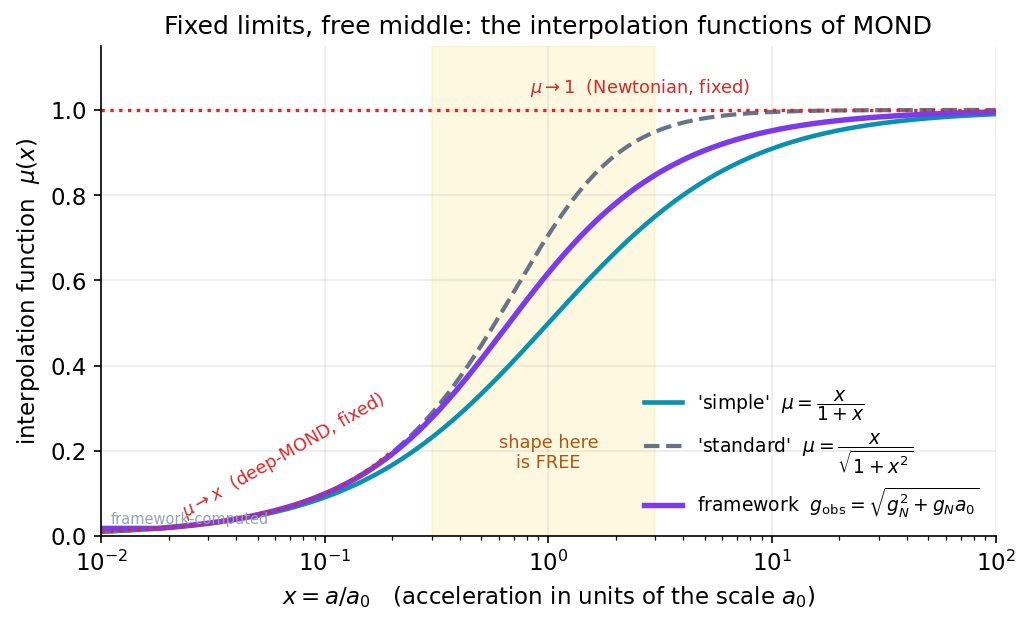

Write the Python code that produced this figure.
import numpy as np, matplotlib
matplotlib.use("Agg")
import matplotlib.pyplot as plt
plt.rcParams.update({"figure.dpi":150,"savefig.dpi":150,"font.size":11,
    "axes.grid":True,"grid.alpha":0.25,"axes.spines.top":False,"axes.spines.right":False,
    "axes.titlesize":12,"figure.facecolor":"white","axes.facecolor":"white"})
C_FW="#7c3aed"; C_NEWTON="#64748b"; C_MOND="#0891b2"; C_DATA="#dc2626"
fig, ax = plt.subplots(figsize=(7,4.3))

# x = a/a0; plot the interpolation function mu(x) that joins the two regimes.
x = np.logspace(-2.0, 2.0, 500)
mu_simple   = x / (1 + x)              # 'simple' form
mu_standard = x / np.sqrt(1 + x**2)    # 'standard' form
# The framework's g_obs = sqrt(gN^2 + gN a0) implies an effective mu via x = mu(y) y, y=a/a0.
# Parametrically: write nu(gN/a0) then invert. Easiest: a/a0 from g_obs as function of gN, then mu=gN/a.
gN = np.logspace(-3.5, 2.5, 4000)      # in units of a0
a  = np.sqrt(gN**2 + gN)               # a/a0  (since g_obs and a coincide on circular orbits)
mu_fw = gN / a                          # mu = g_N / a, as a function of x=a/a0=a
# resample mu_fw onto the same x grid
mu_fw_x = np.interp(x, a, mu_fw)

ax.plot(x, mu_simple,   color=C_MOND, lw=2.2, label=r"'simple'  $\mu=\dfrac{x}{1+x}$")
ax.plot(x, mu_standard, color=C_NEWTON, ls="--", lw=2.0, label=r"'standard'  $\mu=\dfrac{x}{\sqrt{1+x^2}}$")
ax.plot(x, mu_fw_x, color=C_FW, lw=2.6, label=r"framework  $g_{\rm obs}=\sqrt{g_N^2+g_N a_0}$")

# The two FIXED limits the data pin down
ax.plot(x[x<0.2], x[x<0.2], color=C_DATA, ls=":", lw=1.6)
ax.axhline(1.0, color=C_DATA, ls=":", lw=1.6)
ax.text(2.2e-2, 4.5e-2, r"$\mu\to x$  (deep-MOND, fixed)", color=C_DATA, fontsize=8.5, rotation=30)
ax.text(8, 1.04, r"$\mu\to 1$  (Newtonian, fixed)", color=C_DATA, fontsize=8.5, ha="right")
ax.axvspan(0.3, 3.0, color="#fde68a", alpha=0.25)
ax.text(1.0, 0.16, "shape here\nis FREE", ha="center", fontsize=8.5, color="#b45309")

ax.set_xscale("log")
ax.set_xlim(1e-2, 1e2)
ax.set_ylim(0, 1.15)
ax.set_xlabel(r"$x = a/a_0$   (acceleration in units of the scale $a_0$)")
ax.set_ylabel(r"interpolation function  $\mu(x)$")
ax.set_title("Fixed limits, free middle: the interpolation functions of MOND")
ax.legend(frameon=False, fontsize=9, loc="lower right")
ax.text(0.01, 0.02, "framework-computed", transform=ax.transAxes,
        ha="left", va="bottom", fontsize=7, color="#94a3b8")
fig.tight_layout(); fig.savefig("ch17_interpolation_functions.png", bbox_inches="tight"); print("ok")
